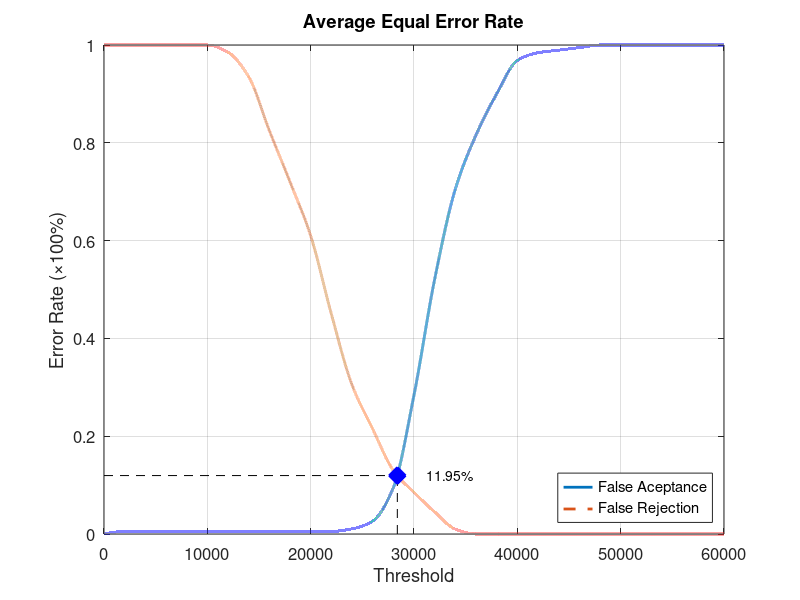
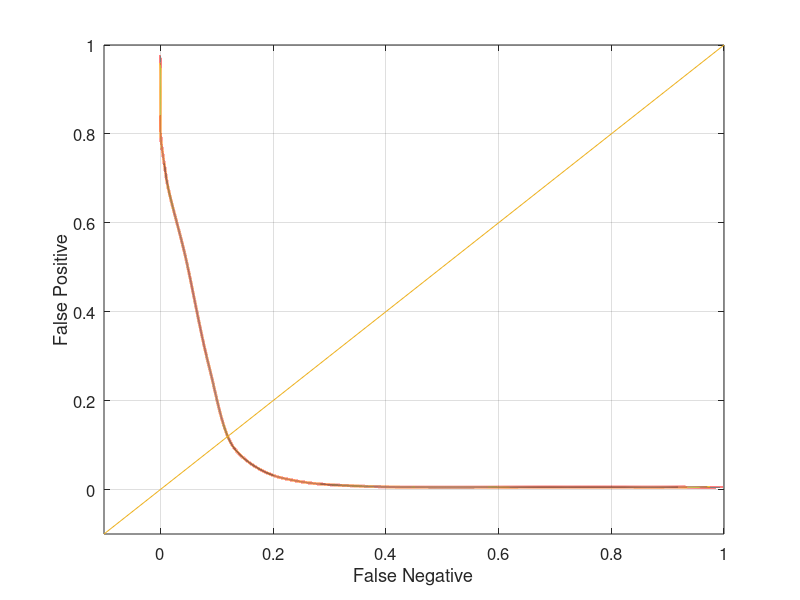

Write MATLAB code to recreate these figures, in order.
function yEER = Database3_2
close all;
clear;
clc;
x = 0:2000:60000;
xq = 0:0.5:60000;

y0 = [0 0.00526316 0.00526316 0.00526316 0.00526316 0.00526316 0.00526316 0.00526316 0.00526316 0.00526316 0.00526316 0.00526316 0.0105263 0.0263158 0.0947368 0.284211 0.521053 0.705263 0.815789 0.9 0.968421 0.984211 0.989474 0.994737 1 1 1 1 1 1 1];
yy0 = interp1(x, y0, xq, 'pchip');
y1 = [1 1 1 1 1 1 0.985 0.935 0.825 0.72 0.61 0.45 0.305 0.215 0.13 0.085 0.045 0.01 0 0 0 0 0 0 0 0 0 0 0 0 0];
yy1 = interp1(x, y1, xq, 'pchip');

% Calculating EER: 
y2 = abs(y0 - y1);
find(y2 == min(y2))
yy2 = abs(yy0 - yy1);
xEER = find(yy2 == min(yy2));
xEERIndex = xq(xEER) % X-axis EER
yEER = yy0(xEER) % Y-axis EER

main = figure
plot(xq, yy0,'-','LineWidth', 2);	hold on
plot(xq, yy1,'--','LineWidth', 2);	hold on
plot([xEERIndex xEERIndex], [0 yEER], 'k--');	hold on
plot([0 xEERIndex], [yEER yEER], 'k--');	hold on
plot(xEERIndex, yEER, 'bx', 'LineWidth', 10);	hold on
text(xEERIndex + 10 * xEERIndex / 100, yEER, [num2str(round((10000 * yEER)) / 100) '%'])
legend('False Aceptance', 'False Rejection', 'Location', 'SouthEast')
xlabel('Threshold')
ylabel('Error Rate (\times100%)')
title('Average Equal Error Rate')
set(gca, 'FontSize', 12)
axis([0 60000 0 1])
grid on

print(main, 'Database3_2Main', '-dpng');
FNRxFPR = figure('Color', [1 1 1]);
plot(yy1, yy0, '-', yy1, yy0, 'LineWidth', 2);
hold on
y = -0.1:0.1:1
plot(y, y); 
set(gca, 'FontSize', 12)
xlabel('False Negative')
ylabel('False Positive')
axis([-0.1 1 -0.1 1])
set(gca, 'FontSize', 12)
grid on

print(FNRxFPR, 'Database3_2FNRxFPR','-dpng');
end
